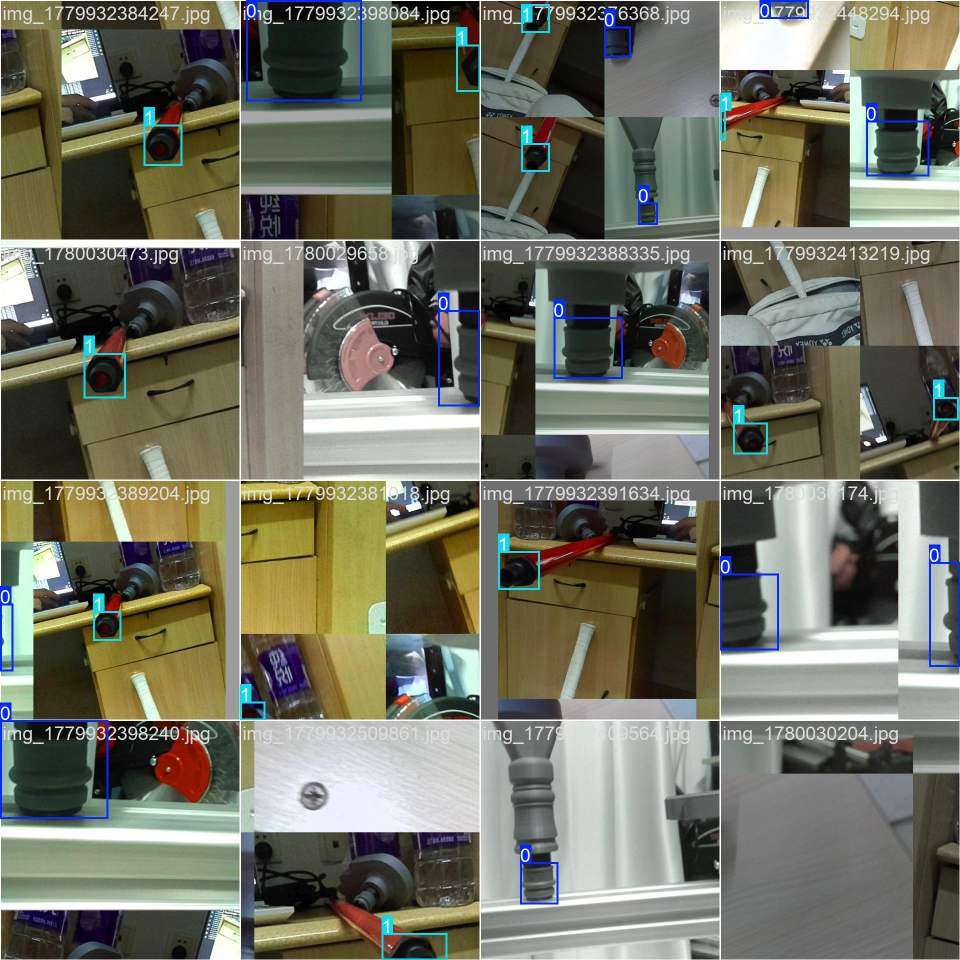
#> input picture runs/detect/train-3/train_batch0.jpg, 1920 x 1920 px (shown at 1/2 size)
$ python -i grasp_grey_connector.py   (imports and definitions only)
#> lines starting #> are read from the running program, lines starting #| are printed output that depends on the picture; after the words box and inside, x2 and y2 are one past the last pixel; in counts of white or black regions, pixels touching at a corner belong together
#> further down, picture is the input picture: shape (1920, 1920, 3); mean B, G, R 98.3, 112.5, 111.4
import cv2
import numpy as np
import depthai as dai

def find_grey_body(frame):
    """
    专门用来在复杂背景中寻找这个接头的灰色环部分。
    """
    # 1. 转换到 HSV 色彩空间，它对光线的明暗变化更有抵抗力
    hsv = cv2.cvtColor(frame, cv2.COLOR_BGR2HSV)
#> hsv: shape (1920, 1920, 3); mean H, S, V 48, 69.4, 119.8

    # 2. 定义“灰色”的 HSV 范围
    # 灰色在 HSV 中：饱和度 (S) 很低，亮度 (V) 属于中等（避开全白和全黑）
    # 如果实际光线有偏蓝或偏黄，你可以微调这几个值
    lower_grey = np.array([0, 0, 80])    # 最小饱和度, 最小亮度 (避开死黑)
    upper_grey = np.array([179, 60, 200])# 最大色调, 较低饱和度(避开彩色), 最大亮度(避开死白)

    # 根据灰色的范围生成一个遮罩 (只有灰色部分是白色的)
    mask = cv2.inRange(hsv, lower_grey, upper_grey)
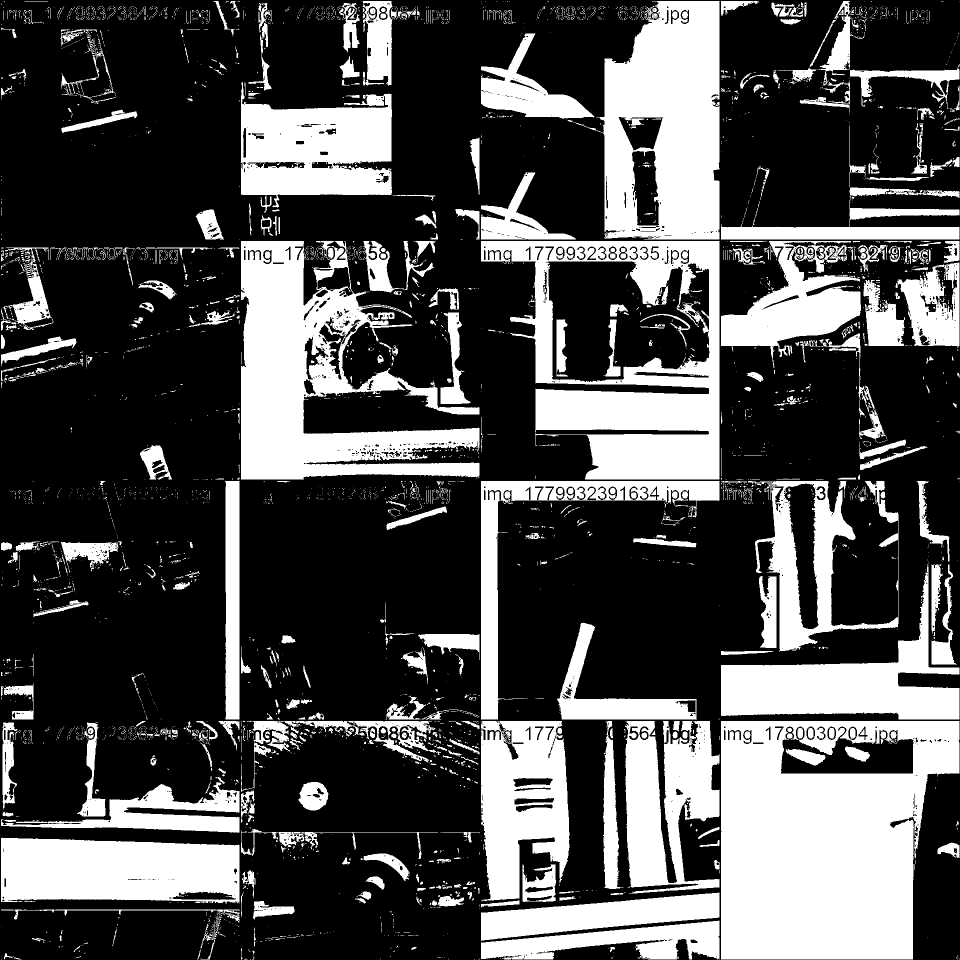
#> mask: shape (1920, 1920) (shown at 1/2 size); 30.8% white; 4341 white regions (3684 under 20 px), largest, box (x1, y1, x2, y2) and area: (1442, 1442, 1919, 1919) 175379, (482, 482, 959, 959) 106510, (962, 482, 1439, 959) 97280

    # 做一些形态学操作，去除画面中散落的小噪点，填补接头上的可能空洞
    kernel = np.ones((5, 5), np.uint8)
    mask = cv2.morphologyEx(mask, cv2.MORPH_OPEN, kernel)
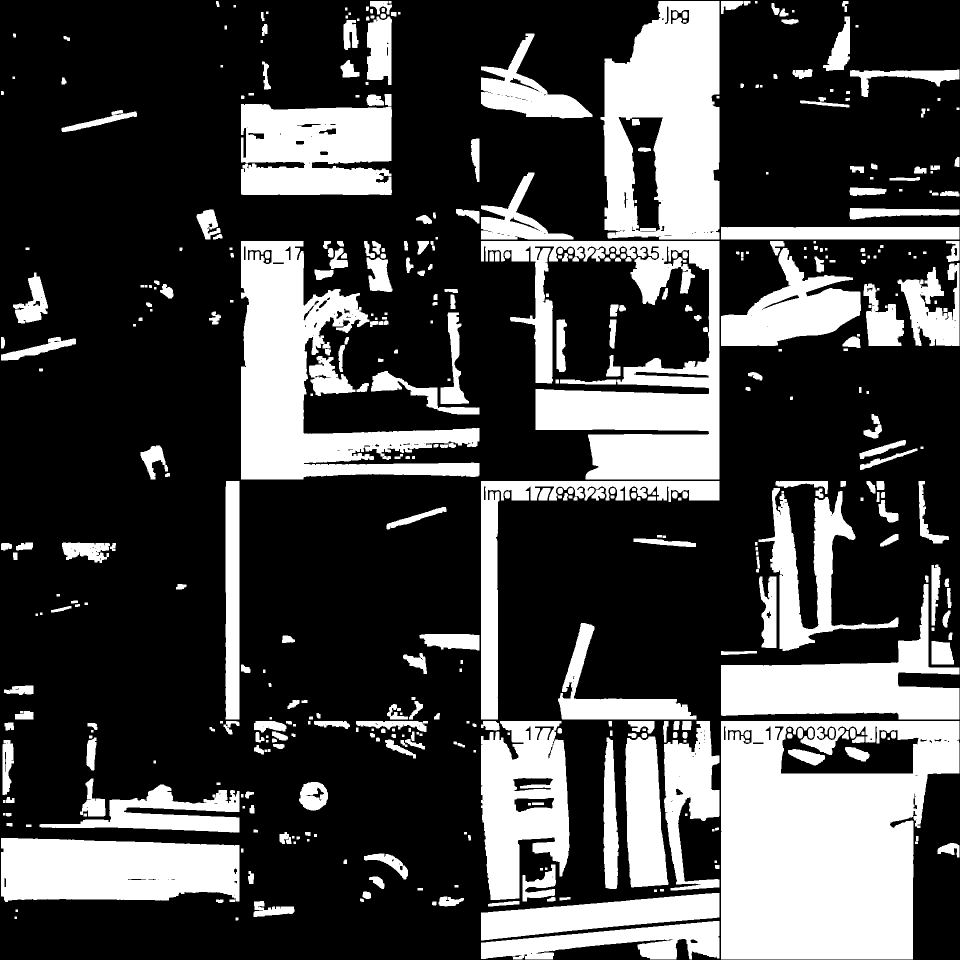
#> mask: shape (1920, 1920) (shown at 1/2 size); 28.3% white; 483 white regions, largest, box (x1, y1, x2, y2) and area: (1442, 1442, 1919, 1919) 173876, (962, 482, 1439, 959) 91455, (482, 482, 959, 959) 89377
    mask = cv2.morphologyEx(mask, cv2.MORPH_CLOSE, kernel)
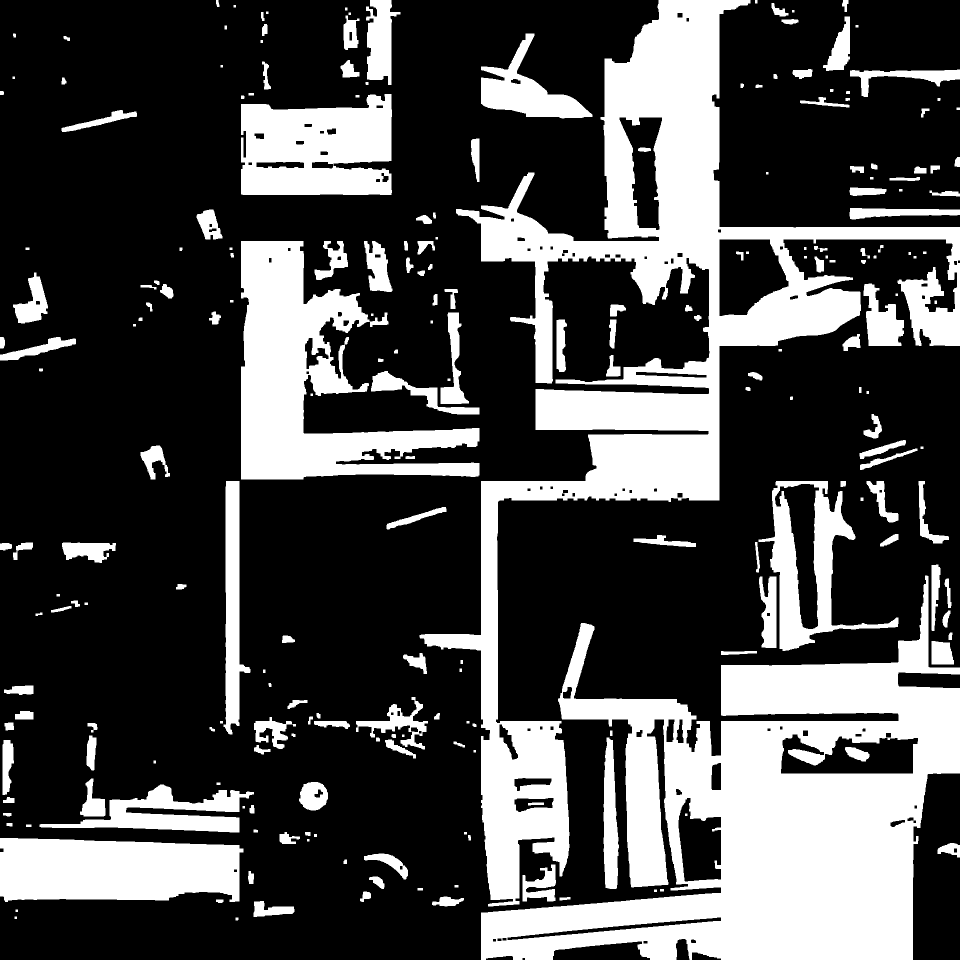
#> mask: shape (1920, 1920) (shown at 1/2 size); 29% white; 235 white regions

    # 为了能清楚看到提取的情况，你可以稍后取消注释下面这行来调试颜色：
    # cv2.imshow("Debug Grey Mask", mask)

    # 3. 寻找这个白斑的轮廓
    contours, _ = cv2.findContours(mask, cv2.RETR_EXTERNAL, cv2.CHAIN_APPROX_SIMPLE)
#> contours = 229 contours, 17 with area under 20; largest, box (x1, y1, x2, y2) and area: (962, 1151, 1920, 1920) 361168, (839, 0, 1920, 1813) 358575, (482, 482, 959, 959) 97386, (0, 1676, 487, 1804) 53804, (482, 188, 784, 390) 51262

    valid_rects = []
    for cnt in contours:
        area = cv2.contourArea(cnt)
        # 过滤掉太小的灰点点
        if 800 < area < 30000:
            x, y, w, h = cv2.boundingRect(cnt)
            # 因为这个接头的灰环通常宽>高 或与高相近，可以做一定的比例过滤
            aspect_ratio = float(w) / h
            if 0.5 < aspect_ratio < 3.0:
                valid_rects.append((x, y, w, h, cnt))
#> this loop made 229 passes
#> (area, x, y, w, h, aspect_ratio) on passes 4, 15, 17, 33, 35, 36, 41, 43: (1421.5, 507, 1802, 82, 32, 2.56), (2483, 1045, 1729, 67, 74, 0.905), (1498.5, 728, 1707, 88, 52, 1.69), (16017.5, 79, 1569, 429, 96, 4.47), (2501.5, 598, 1564, 58, 57, 1.02), (1887.5, 160, 1557, 51, 76, 0.671), (1751, 5, 1480, 23, 110, 0.209), (6647.5, 1207, 1475, 31, 303, 0.102)
#> after the loop, valid_rects = 21 items

    return valid_rects

# --- DepthAI 管道设置 ---
# [1 line that did not run here, left out]

# [1 line that did not run here, left out]
# [1 line that did not run here, left out]
# [1 line that did not run here, left out]
# [1 line that did not run here, left out]
# [1 line that did not run here, left out]

# [1 line that did not run here, left out]
# [1 line that did not run here, left out]
# [1 line that did not run here, left out]

# [18 lines not run here, left out]

# 初始计算器配置 (防止启动报空配置错)
# [1 line that did not run here, left out]
# [1 line that did not run here, left out]
# [1 line that did not run here, left out]
# [1 line that did not run here, left out]
# [68 lines not run here, left out]

>>> import cv2
>>> picture = cv2.imread('runs/detect/train-3/train_batch0.jpg')
>>> result = find_grey_body(picture)
#> result = 21 items

$ run again, on runs/detect/train-3/train_batch1.jpg
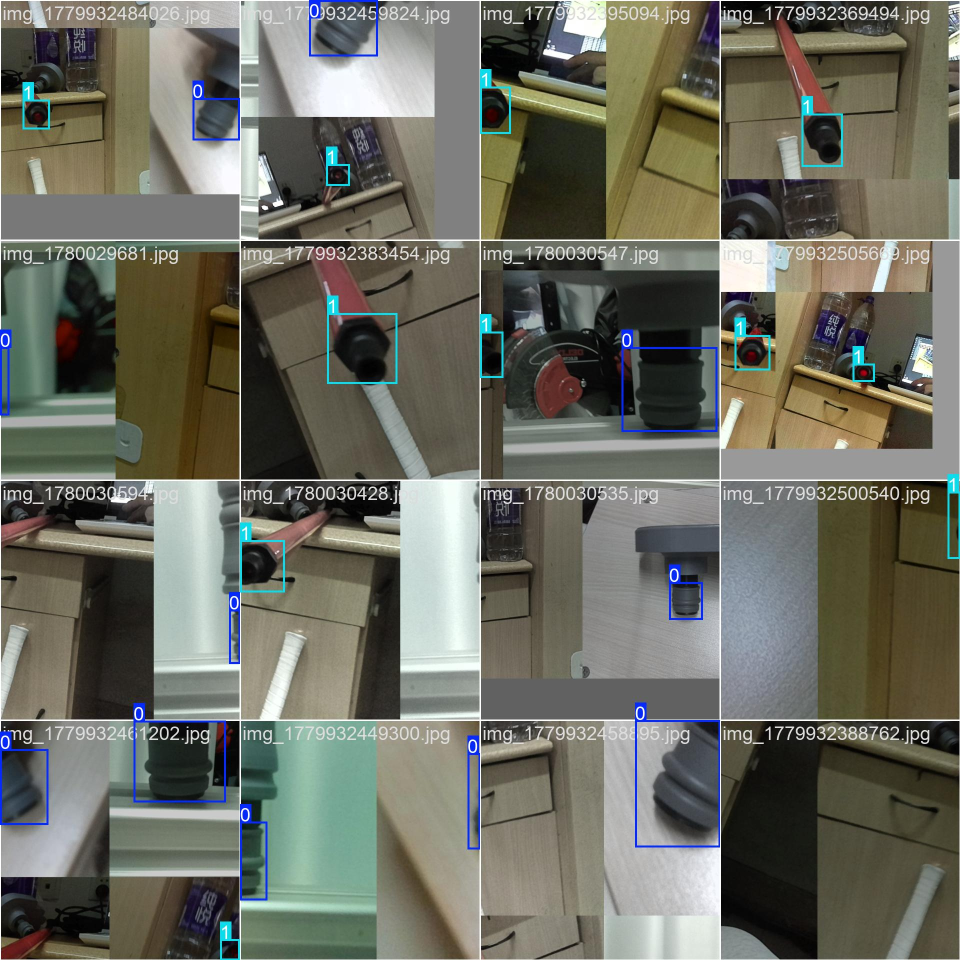
#> input picture runs/detect/train-3/train_batch1.jpg, 1920 x 1920 px (shown at 1/2 size)
#> picture is the input picture: shape (1920, 1920, 3); mean B, G, R 97.4, 108.2, 107.3
#> hsv: shape (1920, 1920, 3); mean H, S, V 42.1, 57, 114.4
#> in find_grey_body, `mask = cv2.inRange(hsv, lower_grey, upper_grey)`:
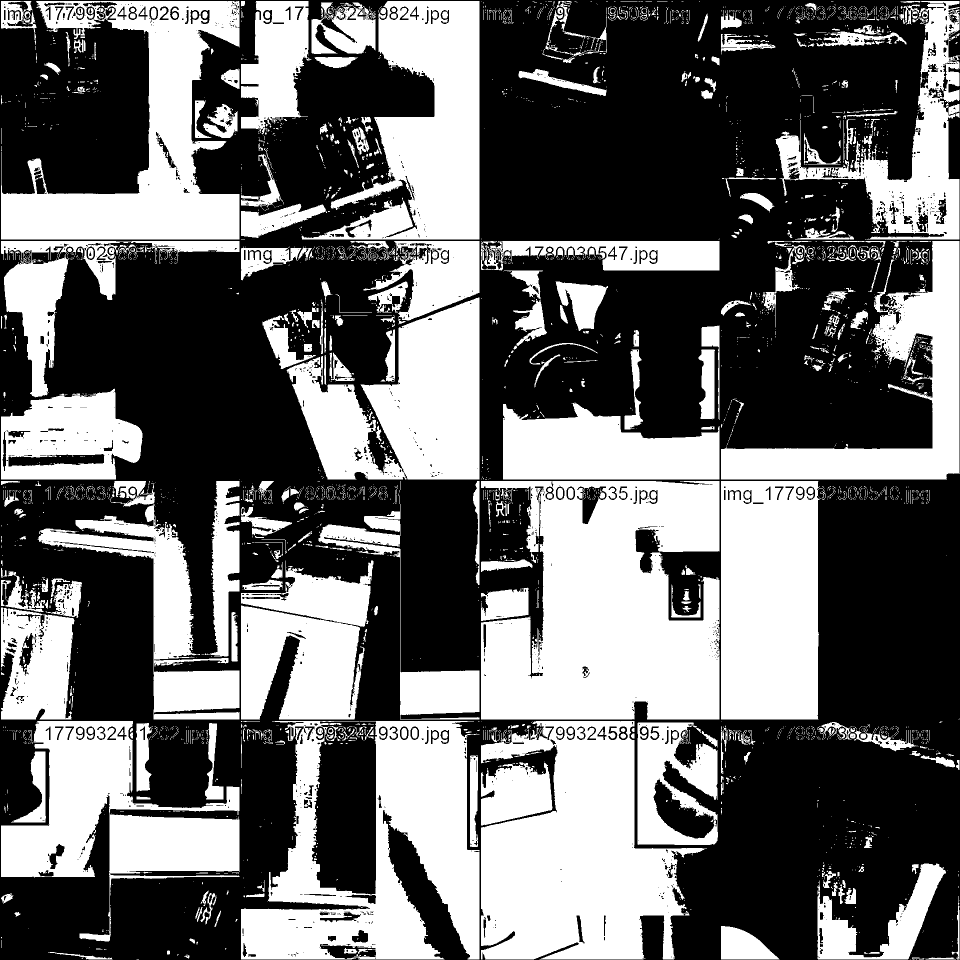
#> mask: shape (1920, 1920) (shown at 1/2 size); 41.7% white; 3770 white regions (3134 under 20 px), largest, box (x1, y1, x2, y2) and area: (962, 962, 1439, 1439) 175326, (962, 1442, 1414, 1919) 133890, (482, 1442, 959, 1919) 119641
#> in find_grey_body, `mask = cv2.morphologyEx(mask, cv2.MORPH_CLOSE, kernel)`:
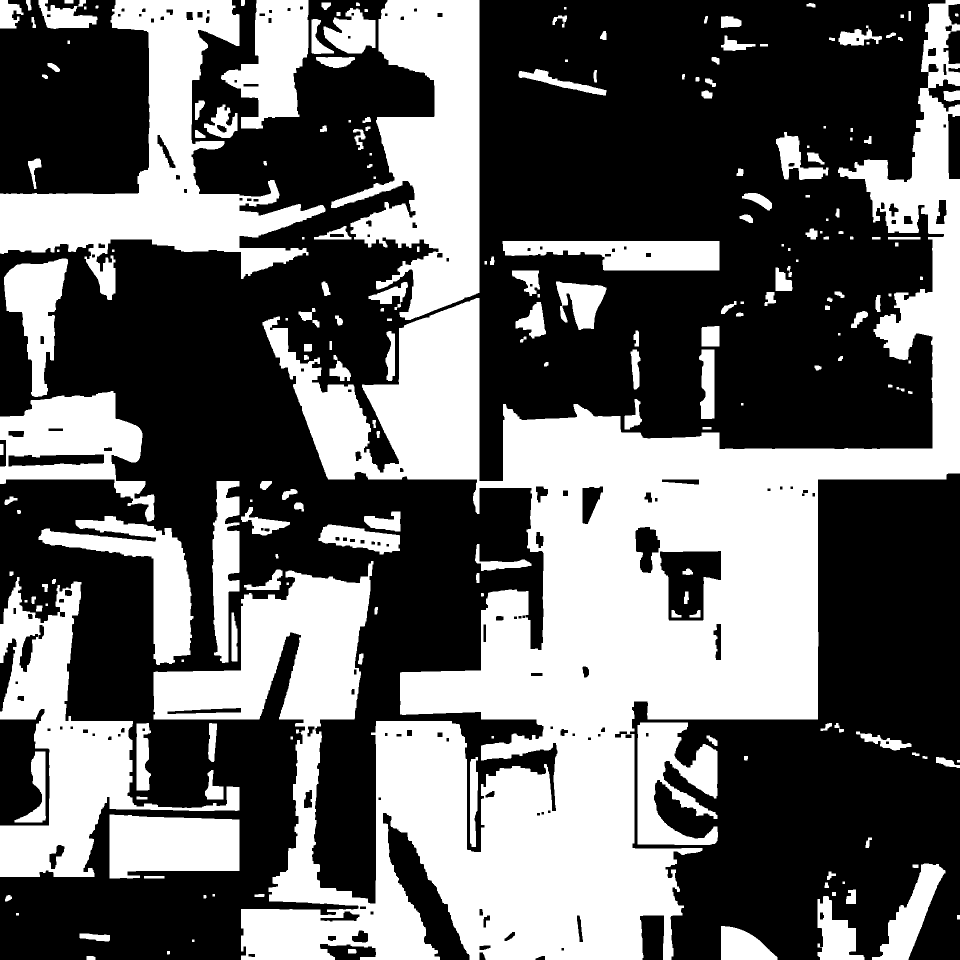
#> mask: shape (1920, 1920) (shown at 1/2 size); 40.3% white; 217 white regions
#> contours = 213 contours, 24 with area under 20; largest, box (x1, y1, x2, y2) and area: (307, 0, 1920, 1920) 888984, (0, 0, 651, 600) 114068, (662, 0, 959, 640) 102394, (0, 1154, 479, 1754) 83854, (0, 782, 309, 1043) 41523
#> the loop in find_grey_body, `for cnt in contours:` made 213 passes
#> (area, x, y, w, h, aspect_ratio) on passes 6, 9, 21, 23, 25, 28, 32, 36: (5162, 1442, 1852, 113, 68, 1.66), (6470, 1635, 1792, 94, 128, 0.734), (10088, 1744, 1727, 147, 193, 0.762), (28176.5, 219, 1629, 260, 128, 2.03), (1099, 410, 1540, 37, 59, 0.627), (2144, 940, 1514, 16, 180, 0.0889), (3201, 29, 1503, 63, 142, 0.444), (1363, 1712, 1463, 111, 38, 2.92)
#> after the loop in find_grey_body, `for cnt in contours:`: valid_rects = 32 items
